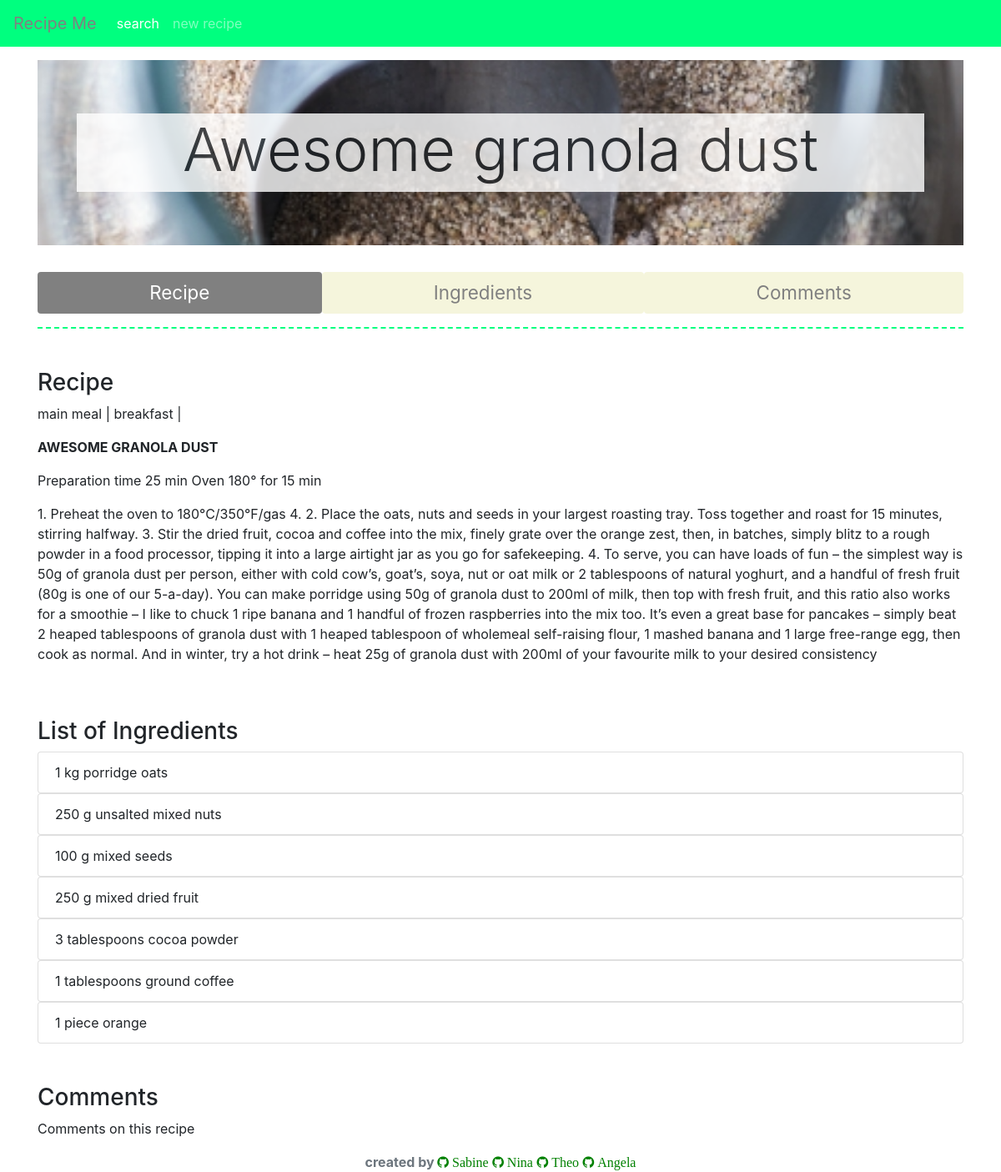
The app's page /recipe.php with its own data.
### tables this page shows
CREATE TABLE `recipe` (
  `idRecipe` int(11) NOT NULL,
  `name` varchar(300) NOT NULL,
  `cookingMethod` varchar(8000) NOT NULL,
  `instructions` varchar(8000) NOT NULL,
  `origin` varchar(50) NOT NULL,
  `fk_idImage` int(11) NOT NULL DEFAULT '1',
  `fk_userid` int(11) NOT NULL
);

CREATE TABLE `images` (
  `idImage` int(11) NOT NULL,
  `image` varchar(200) NOT NULL
);

CREATE TABLE `tags` (
  `idTag` int(11) NOT NULL,
  `category` varchar(100) NOT NULL
);

CREATE TABLE `amount_ingredients` (
  `idAmount` int(11) NOT NULL,
  `amount` int(55) NOT NULL,
  `fk_idUnits` int(11) DEFAULT NULL,
  `fk_idIngredients` int(11) DEFAULT NULL,
  `fk_idRecipe` int(11) DEFAULT NULL
);

CREATE TABLE `units` (
  `idUnits` int(11) NOT NULL,
  `unit_EN` varchar(255) NOT NULL,
  `unit_DE` varchar(255) NOT NULL
);

CREATE TABLE `ingredient` (
  `idIngredient` int(11) NOT NULL,
  `ingredient` varchar(255) NOT NULL
);

### recipe.php (the view, shortened to what this page needs)
<?php
require_once 'actions/dbconnect.php';
?>
<!doctype html>
<html lang="en">
  <head>
    <link rel="stylesheet" href="https://cdnjs.cloudflare.com/ajax/libs/font-awesome/4.7.0/css/font-awesome.min.css">
    <link rel="stylesheet" href="https://maxcdn.bootstrapcdn.com/bootstrap/4.0.0/css/bootstrap.min.css">
    <link rel="stylesheet" href="css/custom.css">
  </head>
  <body data-spy="scroll" data-target=".navbar" data-offset="50">
    <nav class="navbar navbar-custom navbar-expand-md fixed-top">
      <a class="navbar-brand" href="index.php">Recipe Me</a>
      <div class="collapse navbar-collapse" id="navbarCollapse">
        <ul class="navbar-nav mr-auto">
          <li class="nav-item active">
            <a class="nav-link" href="home.php">search</a>
          </li>
          <li class="nav-item">
            <a class="nav-link" href="upload.php">new recipe</a>
          </li>
        </ul>
      </div>
    </nav>
<main role="main" class="container">
 <?php
    $sql = "SELECT `images`.`image`, `recipe`.`name`, `recipe`.`cookingMethod`, `recipe`.`instructions`, `recipe`.`idRecipe`
FROM `recipe`
    LEFT JOIN `images` ON `recipe`.`fk_idImage` = `images`.`idImage`
WHERE (`recipe`.`idRecipe` = 2)
";
    $result = $conn->query($sql);
    if($result->num_rows > 0) {
    while($row = $result->fetch_assoc()) {
        echo "
  <div class='container-full-bg' style='background-image:url(img/" . $row['image'] . ");'>
    <div class='container special'>
      <div class='jumbotron' id='jumbotron-bg-image'>
        <div class='container'>
          <div class='row'>
            <div class='col-s-12 col-md-12' id='bg_text'>
          <h1 class='display-3 text-center'>".$row['name']."</h1>
          ";
    }
    } else {
    echo "<p>No Data Avaliable</p>";
}
?>
          </div>
          </div>
      </div>
    </div>
  </div>
</div>
  <div>
      <ul class="nav nav-pills red flex-column flex-sm-row justify-content-center nav-fill mt-3">
    <li class="nav-item pill-1">
      <a class="nav-link active" href="#section1">Recipe</a>
    </li>
    <li class="nav-item pill-2">
      <a class="nav-link" href="#section2">Ingredients</a>
    </li>
    <li class="nav-item pill-3">
      <a class="nav-link" href="#section3">Comments</a>
    </li>
    </ul>
  </div>
<div><hr class="style5"></div>
  <div class="col-s-12 col-md-12 mt-5 pl-0" id="section1">
    <h3>Recipe</h3>
    <?php
    $sql = "SELECT `recipe`.`name`, `tags`.`category`
FROM `recipe`
    LEFT JOIN `recipe_tags` ON `recipe_tags`.`fk_idRecipe` = `recipe`.`idRecipe`
    LEFT JOIN `tags` ON `recipe_tags`.`fk_idTag` = `tags`.`idTag`
WHERE (`recipe`.`idRecipe` = 2 )
";
        $result = $conn->query($sql);
    if($result->num_rows > 0) {
    while($row = $result->fetch_assoc()) {
        echo "
        <span>  ".$row['category']." |</span>
     ";
    }
    } else {
    echo "<p>No Data Avaliable</p>";
}
?>
  </div>
<div class="row" id="summary">
  <div class="col-s-12 col-md-12 mt-3 mb-5">
<?php
    $sql = "SELECT `images`.`image`, `recipe`.`name`, `recipe`.`cookingMethod`, `recipe`.`instructions`, `recipe`.`idRecipe`
FROM `recipe`
    LEFT JOIN `images` ON `recipe`.`fk_idImage` = `images`.`idImage`
WHERE (`recipe`.`idRecipe` = 2)
";
    $result = $conn->query($sql);
    if($result->num_rows > 0) {
    while($row = $result->fetch_assoc()) {
        echo "
      <p class='text-uppercase font-weight-bold'>".$row['name']."</p>
      <p>".$row['cookingMethod']."</p>
      <p>".$row['instructions']."</p>
     ";
    }
    } else {
    echo "<p>No Data Avaliable</p>";
}
?>
  </div>
  <div class="col-s-12 col-md-12 mb-5" id="section2">
    <h3>List of Ingredients</h3>
    <?php
    $sql = "SELECT `amount_ingredients`.`amount`, `units`.`unit_EN`, `ingredient`.`ingredient`, `recipe`.`idRecipe`
FROM `recipe`
    LEFT JOIN `amount_ingredients` ON `amount_ingredients`.`fk_idRecipe` = `recipe`.`idRecipe`
    LEFT JOIN `units` ON `amount_ingredients`.`fk_idUnits` = `units`.`idUnits`
    LEFT JOIN `ingredient` ON `amount_ingredients`.`fk_idIngredients` = `ingredient`.`idIngredient`
WHERE (`recipe`.`idRecipe` = 2)
";
    $result = $conn->query($sql);
    if($result->num_rows > 0) {
    while($row = $result->fetch_assoc()) {
        echo "
      <ul class='list-group'>
      <li class='list-group-item'> ".$row['amount']."  ".$row['unit_EN']."  ".$row['ingredient']."</li>
      </ul>
     ";
    }
    } else {
    echo "<p>No Data Avaliable</p>";
}
?>
  </div>
  <div class="col-s-12 col-md-12" id="section3">
    <h3>Comments</h3>
        <?php
    $sql = "SELECT `recipe`.`idRecipe`, `comments`.`comment`, `comments`.`timestamp`
FROM `recipe`
    LEFT JOIN `comments` ON `comments`.`fk_idRecipe` = `recipe`.`idRecipe`
WHERE (`recipe`.`idRecipe` =2)
";
    $result = $conn->query($sql);
    if($result->num_rows > 0) {
    while($row = $result->fetch_assoc()) {
        echo "
      <p>Comments on this recipe</p>
      <p>".$row['comment']."</p>
      <p>".$row['timestamp']."</p>
     ";
    }
    } else {
    echo "<p>No Data Avaliable</p>";
}
?>
  </div>
</div>
</main>
<footer class="footer">
      <div class="container text-center">
        <span class="text-muted font-weight-bold">created by   <a href="https://github.com/sabkiha"><i class="fa fa-github"> Sabine</i></a></span>
                                           <a href=""></a><i class="fa fa-github"> Nina</i></span>
                                           <a href="https://github.com/tpatkos"><i class="fa fa-github"> Theo</i></a></span>
                                           <a href="https://github.com/lalofee"><i class="fa fa-github"> Angela</i></a></span>
      </div>
    </footer>
  </body>
</html>

### css/custom.css (style rules this page uses)
body { min-height: 75rem; padding-top: 4.5rem; background-color: ; }
.navbar-custom { background-color: #00FF7F; }
.navbar-custom .navbar-brand, .navbar-custom .navbar-text { color: grey; }
.navbar-custom .navbar-nav .nav-link { color: rgba(255,255,255,.5); }
.navbar-custom .nav-item.active .nav-link, .navbar-custom .nav-item:hover .nav-link { color: #ffffff; }
.nav { font-size: 1.4em; }
.nav-pills .pill-2 .nav-link:not(.active) { background-color: beige; color: grey; }
.nav-pills .pill-3 .nav-link:not(.active) { background-color: beige; color: grey; }
.nav-pills .pill-1 .nav-link { background-color: grey; color: white; }
.nav-pills .pill-2 .nav-link { background-color: grey; color: white; }
.nav-pills .pill-3 .nav-link { background-color: grey; color: white; }
hr.style5 { background-color: white; border-top: 2px dashed #00FF7F; }
html,body { height:100%;width:100%; }
#jumbotron-bg-image { background-color:inherit; }
.container-full-bg { width:100%;height:100%;max-width:100%;background-position:center;background-size:cover; }
.container-full-bg .container, .container-full-bg .container .jumbotron { height:100%;width:100%; }
ul { list-style-type: none; }
#bg_text { background-color: white; opacity: 0.8; }
.fa { color:green; }

### records on screen
recipe: fk_idImage.image (picture), name "Awesome granola dust", tags.category "main meal", tags.category "breakfast", name "AWESOME GRANOLA DUST", cookingMethod "Preparation time 25 min Oven 180° for 15 min", instructions "1. Preheat the oven to 180°C/350°F/gas 4. 2. Place the oats, nuts and seeds in your largest roasting tray. Toss together and roast for 15 minutes, stirring halfway. 3. Stir the dried fruit, cocoa and coffee into the mix, finely grate over the orange zest, then, in batches, simply blitz to a rough powder in a food processor, tipping it into a large airtight jar as you go for safekeeping. 4. To serve, you can have loads of fun – the simplest way is 50g of granola dust per person, either with cold cow’s, goat’s, soya, nut or oat milk or 2 tablespoons of natural yoghurt, and a handful of fresh fruit (80g is one of our 5-a-day). You can make porridge using 50g of granola dust to 200ml of milk,…"
amount_ingredients: amount "1", fk_idUnits.unit_EN "kg", fk_idIngredients.ingredient "porridge oats"
amount_ingredients: amount "250", fk_idUnits.unit_EN "g", fk_idIngredients.ingredient "unsalted mixed nuts"
amount_ingredients: amount "100", fk_idUnits.unit_EN "g", fk_idIngredients.ingredient "mixed seeds"
amount_ingredients: amount "250", fk_idUnits.unit_EN "g", fk_idIngredients.ingredient "mixed dried fruit"
amount_ingredients: amount "3", fk_idUnits.unit_EN "tablespoons", fk_idIngredients.ingredient "cocoa powder"
amount_ingredients: amount "1", fk_idUnits.unit_EN "tablespoons", fk_idIngredients.ingredient "ground coffee"
amount_ingredients: amount "1", fk_idUnits.unit_EN "piece", fk_idIngredients.ingredient "orange"
